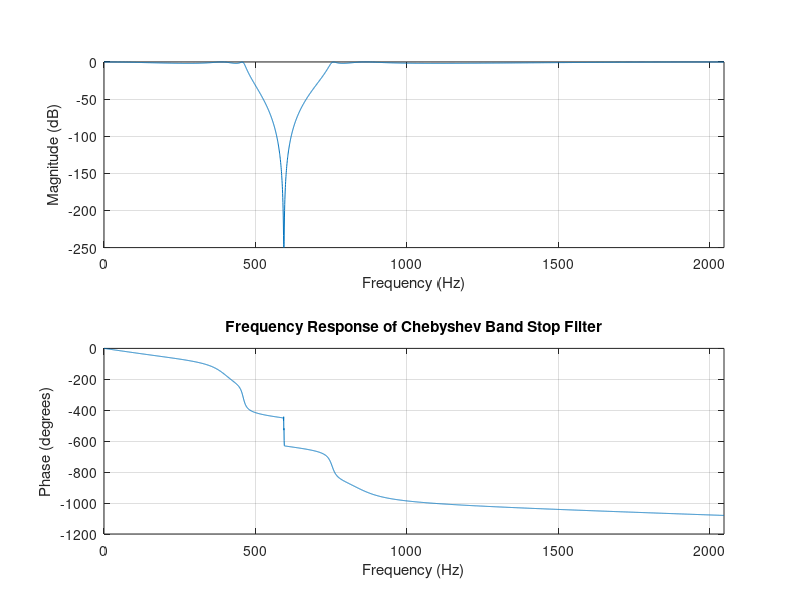

This figure's MATLAB source:
clc
clear variables

fsample = 4096;              %Should be atlease twice f to avoid aliasing

%Band Stop filter
fp = [450 750];  %in Hz
fs = [500 700];  %in Hz
as = 30;         %in dB
ap = 2;          %in dB

[n, fc] = cheb1ord(2*fp/fsample, 2*fs/fsample, ap, as);
%n is the order of digital Chebyshev filter
%fc is the cut-off freq of digital Chebyshev filter(lower and upper)
%multiplication by 2 is to normalize DT frequency from (0, pi) to (0,1)

[b, a] = cheby1(n, ap, fc,'stop'); %This is to find the transfer function
                                   %co-efficients of the BSF
                            
freqz(b, a, fsample, fsample);
title('Frequency Response of Chebyshev Band Stop Filter');  